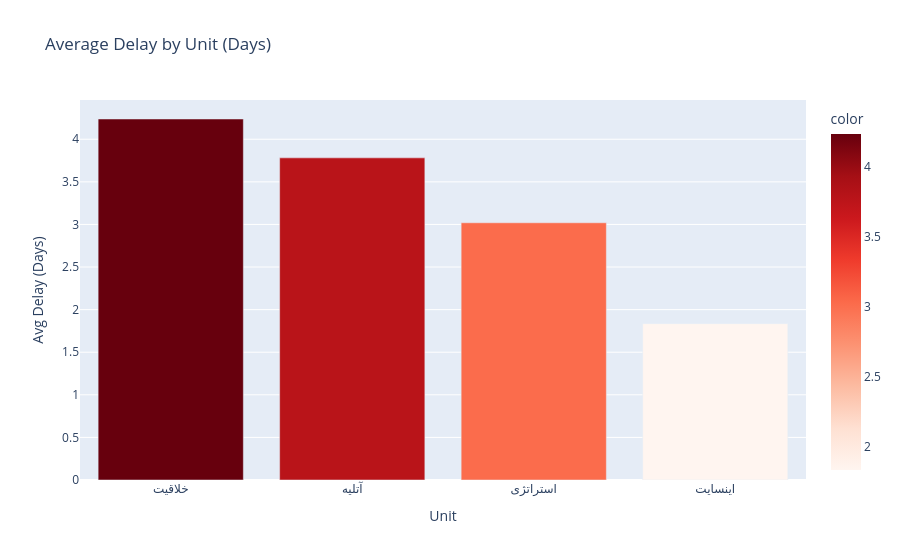

The notebook cell saved with this chart:
### Code cell
delay_by_unit = df.groupby('Unit')['Delay_Days'].mean().sort_values(ascending=False)
print(delay_by_unit)

fig = px.bar(
    x=delay_by_unit.index,
    y=delay_by_unit.values,
    title="Average Delay by Unit (Days)",
    labels={'x': 'Unit', 'y': 'Avg Delay (Days)'},
    color=delay_by_unit.values,
    color_continuous_scale="Reds"
)
fig.show()

### Figure 1 — Plotly figure (JSON) as saved in the notebook; plotly's stock layout.template omitted (floating-point values rounded to 4 significant figures)
{"data": [{"hovertemplate": "Unit=%{x}<br>Avg Delay (Days)=%{y}<br>color=%{marker.color}<extra></extra>", "legendgroup": "", "marker": {"color": [4.238, 3.781, 3.019, 1.836], "coloraxis": "coloraxis", "pattern": {"shape": ""}}, "name": "", "orientation": "v", "showlegend": false, "textposition": "auto", "type": "bar", "x": ["خلاقیت", "آتلیه", "استراتژی", "اینسایت"], "xaxis": "x", "y": [4.238, 3.781, 3.019, 1.836], "yaxis": "y"}], "layout": {"barmode": "relative", "coloraxis": {"autocolorscale": false, "colorbar": {"title": {"text": "color"}}, "colorscale": [[0, "rgb(255,245,240)"], [0.125, "rgb(254,224,210)"], [0.25, "rgb(252,187,161)"], [0.375, "rgb(252,146,114)"], [0.5, "rgb(251,106,74)"], [0.625, "rgb(239,59,44)"], [0.75, "rgb(203,24,29)"], [0.875, "rgb(165,15,21)"], [1, "rgb(103,0,13)"]]}, "legend": {"tracegroupgap": 0}, "title": {"text": "Average Delay by Unit (Days)"}, "xaxis": {"anchor": "y", "domain": [0, 1], "title": {"text": "Unit"}}, "yaxis": {"anchor": "x", "domain": [0, 1], "title": {"text": "Avg Delay (Days)"}}}}
